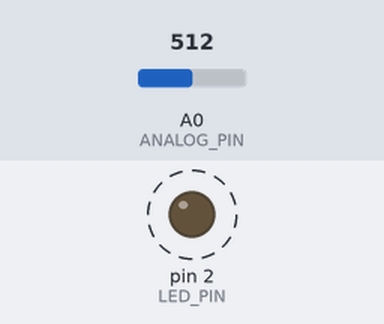
Bench run of a sketch on a simulated Arduino Uno, built with avr-gcc and run on an emulated ATmega328P. Shown: output pins drawn as LEDs (lit = HIGH). Dashed ring = blinking. The inputs (shaded band) are chosen by the test bench; at power-on: A0 (ANALOG_PIN) = 512. What the sketch prints to the serial monitor is not drawn.

Above: at 0.2 s.
Timing chart, 0 to 3.0 s (numbered marks = the images above):
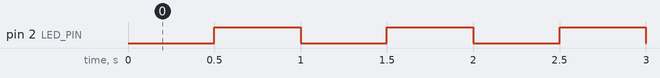

The sketch:

analog_poll.ino
```cpp
// ____________________________________________
// ПУНКТ 4: Опрос аналогового пина каждые 250 мс
// Используется своя функция myMillis()
// ____________________________________________

#define LED_PIN 2
#define ANALOG_PIN A0

volatile unsigned long my_millis_count = 0;
unsigned long previousAnalogMillis = 0;
unsigned long previousBlinkMillis = 0;

void setup() {
  Serial.begin(9600);
  pinMode(LED_PIN, OUTPUT);
  pinMode(ANALOG_PIN, INPUT);

  setupTimer1_CustomMillis();
}

void loop() {
  unsigned long currentMillis = myMillis();

  if (currentMillis - previousAnalogMillis >= 250) {
    previousAnalogMillis = currentMillis;

    int analogValue = analogRead(ANALOG_PIN);

    Serial.print(currentMillis);
    Serial.print("      | ");
    Serial.println(analogValue);
  }

  if (currentMillis - previousBlinkMillis >= 500) {
    previousBlinkMillis = currentMillis;
    digitalWrite(LED_PIN, !digitalRead(LED_PIN));
  }
}

void setupTimer1_CustomMillis() {
  cli();

  TCCR1A = 0;
  TCCR1B = 0;
  TCNT1 = 0;

  TCCR1B |= (1 << WGM12);

  TCCR1B |= (1 << CS11) | (1 << CS10);

  // Для 1 мс: 16000000 / 64 / 1000 - 1 = 249
  OCR1A = 249;

  TIMSK1 |= (1 << OCIE1A);

  sei();
}

ISR(TIMER1_COMPA_vect) {
  my_millis_count++;
}

unsigned long myMillis() {
  unsigned long m;
  uint8_t oldSREG = SREG;

  cli();
  m = my_millis_count;
  SREG = oldSREG;

  return m;
}
```

Measured:
- by itself, pin 2 (LED_PIN): alternates HIGH for 0.50 s and LOW for 0.50 s
